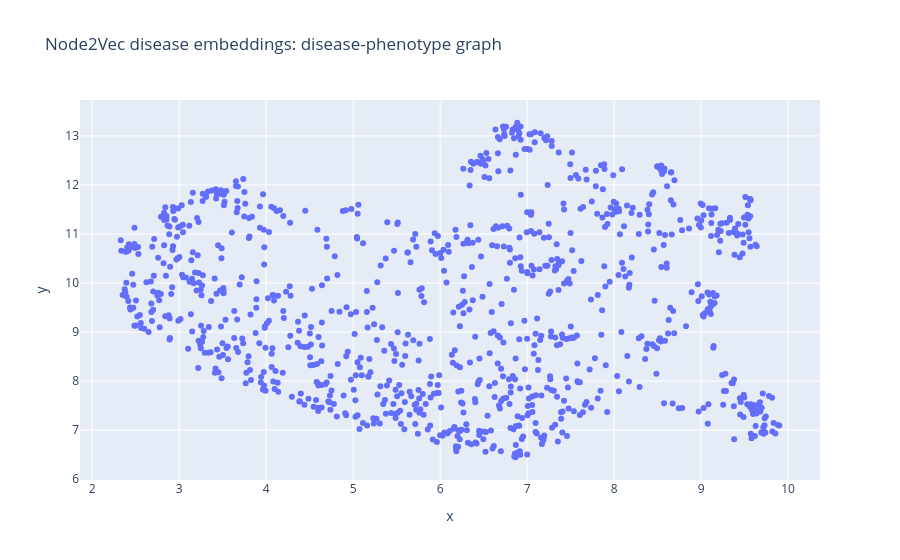

The code cell stored with this chart in its notebook:
### Code cell
fig = px.scatter(
    projection_dp,
    x="x",
    y="y",
    hover_name="label",
    hover_data=["node_id"],
    title="Node2Vec disease embeddings: disease-phenotype graph"
)

fig.show()

### Figure 1 — Plotly figure (JSON) as saved in the notebook; plotly's stock layout.template omitted (floating-point values rounded to 4 significant figures; data arrays with more than 128 entries replaced by an {"elided": "..."} marker saying what was removed)
{"data": [{"customdata": {"elided": "1000x1 str values"}, "hovertemplate": "<b>%{hovertext}</b><br><br>x=%{x}<br>y=%{y}<br>node_id=%{customdata[0]}<extra></extra>", "hovertext": {"elided": "1000 str values"}, "legendgroup": "", "marker": {"color": "#636efa", "symbol": "circle"}, "mode": "markers", "name": "", "orientation": "v", "showlegend": false, "type": "scatter", "x": {"elided": "1000 float values"}, "xaxis": "x", "y": {"elided": "1000 float values"}, "yaxis": "y"}], "layout": {"legend": {"tracegroupgap": 0}, "title": {"text": "Node2Vec disease embeddings: disease-phenotype graph"}, "xaxis": {"anchor": "y", "domain": [0, 1], "title": {"text": "x"}}, "yaxis": {"anchor": "x", "domain": [0, 1], "title": {"text": "y"}}}}
